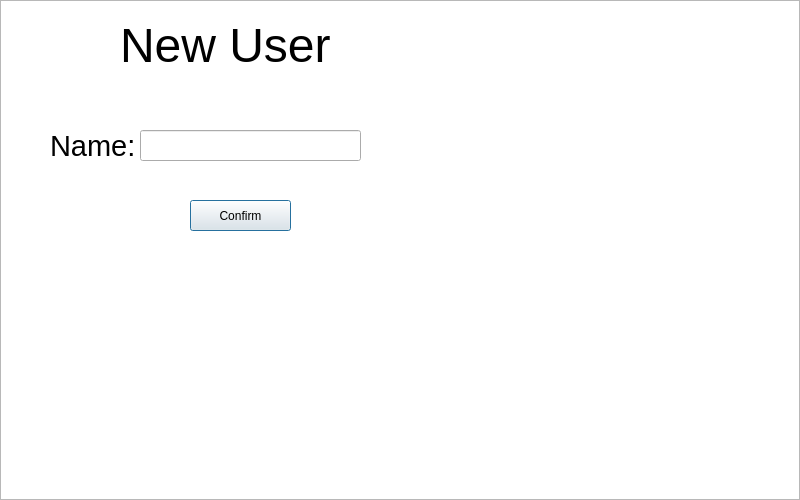
<?xml version="1.0" encoding="UTF-8"?>
<ui version="4.0">
 <class>NewUser</class>
 <widget class="QDialog" name="NewUser">
  <property name="geometry">
   <rect>
    <x>0</x>
    <y>0</y>
     <width>800</width>
    <height>500</height>
   </rect>
  </property>
  <property name="windowTitle">
   <string>Dialog</string>
  </property>
  <widget class="QTextBrowser" name="textBrowser">
   <property name="geometry">
    <rect>
     <x>0</x>
     <y>0</y>
      <width>800</width>
    <height>500</height>
    </rect>
   </property>
  </widget>
  <widget class="QLabel" name="label">
   <property name="geometry">
    <rect>
     <x>120</x>
     <y>20</y>
     <width>241</width>
     <height>51</height>
    </rect>
   </property>
   <property name="font">
    <font>
     <pointsize>36</pointsize>
    </font>
   </property>
   <property name="text">
    <string>New User</string>
   </property>
  </widget>
  <widget class="QLabel" name="label_2">
   <property name="enabled">
    <bool>true</bool>
   </property>
   <property name="geometry">
    <rect>
     <x>50</x>
     <y>130</y>
     <width>91</width>
     <height>31</height>
    </rect>
   </property>
   <property name="font">
    <font>
     <pointsize>22</pointsize>
    </font>
   </property>
   <property name="text">
    <string>Name: </string>
   </property>
  </widget>
  <widget class="QLineEdit" name="textInsertName">
   <property name="geometry">
    <rect>
     <x>140</x>
     <y>130</y>
     <width>221</width>
     <height>31</height>
    </rect>
   </property>
   <property name="font">
    <font>
     <pointsize>20</pointsize>
    </font>
   </property>
  </widget>
  <widget class="QPushButton" name="pushButtonConfirm">
   <property name="geometry">
    <rect>
     <x>190</x>
     <y>200</y>
     <width>101</width>
     <height>31</height>
    </rect>
   </property>
   <property name="text">
    <string>Confirm</string>
   </property>
  </widget>
 </widget>
 <resources/>
 <connections/>
</ui>
